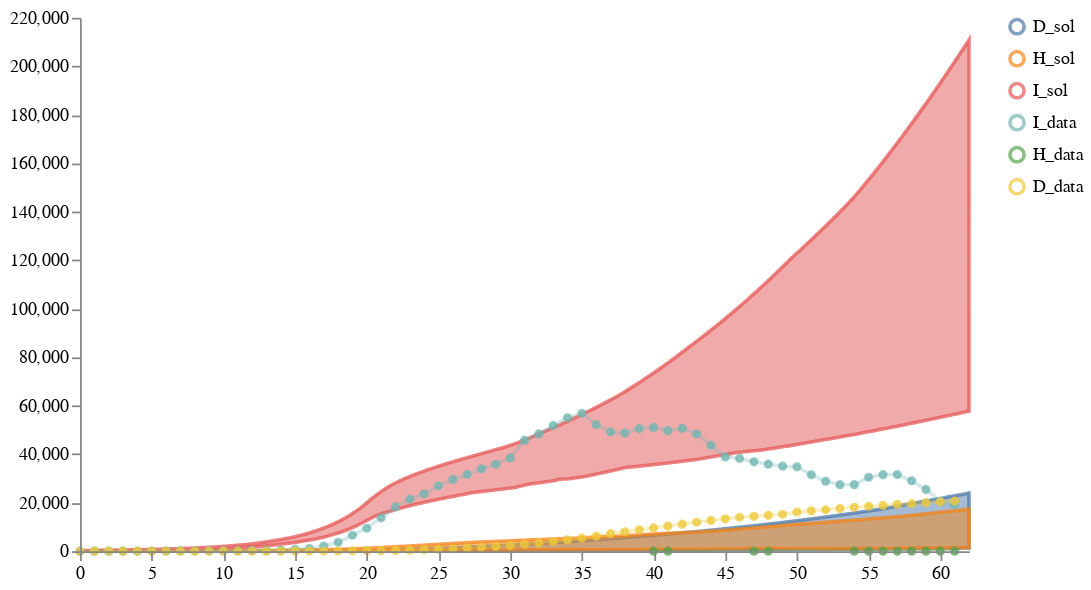

This figure's notebook cell:
### Code cell
num_samples = 100
models = [model1, model2, model3]
data_location = DATA_PATH + "NYS_T1_forecast1.csv"
weights = [0.2, 0.3, 0.5] # [1/len(models) for i in models]
solution_mappings = [{"I": "I", "H": "H", "D": "D"},
                     {"I": "infected", "H": "hospitalized", "D": "dead"}, 
                     {"I": "infected", "H": "hospitalized", "D": "dead"}
                     ]

# Run the calibration and sampling
result1B4 = load_and_calibrate_and_sample_ensemble_model(
    models,
    data_location,
    weights,
    solution_mappings,
    num_samples,
    timepoints1,
    verbose=True,
    total_population=19340000,
    num_iterations=N_ITERATIONS,
    time_unit="days",
    visual_options={"title": "Calibrated Ensemble", "keep":".*_sol"}
)

# Save results
# result1B4["data"].to_csv("../../notebook/ensemble_eval_sa/ensemble_results/partI_ensemble_of_many_results.csv", index=False)
# result1B4["quantiles"].to_csv("../../notebook/ensemble_eval_sa/ensemble_results/partI_ensemble_of_many_quantiles.csv", index=False)

# Plot results
schema = plots.trajectories(pd.DataFrame(result1B4["data"]), keep=".*_sol",
                            points=all_data1.reset_index(drop=True).rename(columns={"I":"I_data", "H":"H_data", "D":"D_data"}),
                           )
schema = plots.pad(schema, 5)
plots.ipy_display(schema)

### Figure 1 — Vega specification as saved in the notebook (floating-point values rounded to 4 significant figures; data arrays with more than 128 entries replaced by an {"elided": "..."} marker saying what was removed)
{"$schema": "https://vega.github.io/schema/vega/v5.json", "axes": [{"name": "x_axis", "orient": "bottom", "scale": "xscale", "zindex": 100}, {"name": "y_axis", "orient": "left", "scale": "yscale", "zindex": 100}], "data": [{"name": "distributions", "values": {"elided": "1863 records"}}, {"name": "traces", "transform": [{"expr": "isValid(datum.value)", "type": "filter"}], "values": []}, {"name": "points", "values": {"elided": "136 records"}}, {"name": "markers", "values": []}, {"name": "selected", "on": [{"remove": true, "trigger": "clear"}, {"remove": true, "trigger": "!shift"}, {"insert": "clicked", "trigger": "!shift && clicked"}, {"toggle": "clicked", "trigger": "shift && clicked"}]}], "height": 300, "legends": [{"encode": {"labels": {"interactive": true, "name": "legendLabel", "update": {"opacity": [{"test": "!length(data('selected')) || indata('selected', 'value', datum.value)", "value": 1}, {"value": 0.25}]}}, "symbols": {"interactive": true, "name": "legendSymbol", "update": {"fill": {"value": "transparent"}, "opacity": [{"test": "!length(data('selected')) || indata('selected', 'value', datum.value)", "value": 0.7}, {"value": 0.15}], "size": {"value": 64}, "strokeWidth": {"value": 2}}}}, "name": "color_legend", "stroke": "color"}], "marks": [{"from": {"facet": {"data": "points", "groupby": "trajectory", "name": "points_split"}}, "marks": [{"encode": {"hover": {"fillOpacity": {"value": 0.9}}, "update": {"fill": {"field": "trajectory", "scale": "color"}, "fillOpacity": [{"test": "!length(data('selected')) || indata('selected', 'value', datum.trajectory)", "value": 0.5}, {"value": 0.15}], "size": {"value": 10}, "stroke": {"field": "trajectory", "scale": "color"}, "strokeOpacity": [{"test": "!length(data('selected')) || indata('selected', 'value', datum.trajectory)", "value": 0.75}, {"value": 0.15}], "strokeWidth": {"value": 2}, "tooltip": {"field": "value"}, "x": {"field": "timepoint", "scale": "xscale"}, "y": {"field": "value", "scale": "yscale"}}}, "from": {"data": "points_split"}, "name": "_points_symbol", "type": "symbol", "zindex": 3}, {"encode": {"hover": {"fillOpacity": {"value": 0.9}}, "update": {"interpolate": {"value": "linear"}, "stroke": {"field": "trajectory", "scale": "color"}, "strokeOpacity": [{"test": "!length(data('selected')) || indata('selected', 'value', datum.trajectory)", "value": 0.3}, {"value": 0.1}], "strokeWidth": {"value": 2}, "x": {"field": "timepoint", "scale": "xscale"}, "y": {"field": "value", "scale": "yscale"}}}, "from": {"data": "points_split"}, "name": "_points_line", "type": "line", "zindex": 3}], "name": "_points", "type": "group", "zindex": 3}, {"from": {"facet": {"data": "traces", "groupby": "trajectory", "name": "traces_split"}}, "marks": [{"encode": {"hover": {"fillOpacity": {"value": 0.9}}, "update": {"interpolate": {"value": "linear"}, "stroke": {"field": "trajectory", "scale": "color"}, "strokeOpacity": [{"test": "!length(data('selected')) || indata('selected', 'value', datum.trajectory)", "value": 0.75}, {"value": 0.15}], "strokeWidth": {"value": 2}, "x": {"field": "timepoint", "scale": "xscale"}, "y": {"field": "value", "scale": "yscale"}}}, "from": {"data": "traces_split"}, "name": "_traces_lines", "type": "line"}], "name": "_traces", "type": "group", "zindex": 2}, {"from": {"facet": {"data": "distributions", "groupby": "trajectory", "name": "trajectory_split"}}, "marks": [{"encode": {"hover": {"fillOpacity": {"value": 0.9}}, "update": {"fill": {"field": "trajectory", "scale": "color"}, "fillOpacity": [{"test": "!length(data('selected')) || indata('selected', 'value', datum.trajectory)", "value": 0.5}, {"value": 0.15}], "interpolate": {"value": "linear"}, "stroke": {"field": "trajectory", "scale": "color"}, "strokeOpacity": [{"test": "!length(data('selected')) || indata('selected', 'value', datum.trajectory)", "value": 0.75}, {"value": 0.15}], "strokeWidth": {"value": 2}, "x": {"field": "timepoint", "scale": "xscale"}, "y": {"field": "upper", "scale": "yscale"}, "y2": {"field": "lower", "scale": "yscale"}}}, "from": {"data": "trajectory_split"}, "type": "area"}], "name": "_distributions", "type": "group", "zindex": 1}, {"marks": [{"encode": {"enter": {"stroke": {"value": "lightgray"}}, "update": {"opacity": {"value": 1}, "x": {"field": "timepoint", "scale": "xscale"}, "y": {"signal": "height"}, "y2": {"value": 0}}}, "from": {"data": "markers"}, "name": "_marker text", "type": "rule"}, {"encode": {"enter": {"fontSize": {"value": 8}, "text": {"field": "datum.label"}, "y": {"value": 0}}}, "from": {"data": "_marker text"}, "name": "_marker flags", "transform": [{"as": ["x", "_y", "opacity", "align", "baseline"], "lineAnchor": "start", "offset": [1], "size": {"signal": "[width, height]"}, "type": "label"}], "type": "text"}], "name": "_markers", "type": "group"}], "padding": 5, "scales": [{"domain": {"fields": [{"data": "distributions", "field": "timepoint"}, {"data": "traces", "field": "timepoint"}, {"data": "points", "field": "timepoint"}, {"data": "markers", "field": "timepoint"}]}, "name": "xscale", "range": "width", "type": "linear", "zero": false}, {"domain": {"fields": [{"data": "distributions", "field": "lower"}, {"data": "distributions", "field": "upper"}, {"data": "traces", "field": "value"}, {"data": "points", "field": "value"}]}, "name": "yscale", "nice": true, "range": "height", "type": "linear", "zero": true}, {"domain": {"fields": [{"data": "distributions", "field": "trajectory"}, {"data": "traces", "field": "trajectory"}, {"data": "points", "field": "trajectory"}]}, "name": "color", "range": "category", "type": "ordinal"}], "signals": [{"name": "clear", "on": [{"events": "mouseup[!event.item]", "force": true, "update": "true"}], "value": true}, {"name": "shift", "on": [{"events": "@legendSymbol:click, @legendLabel:click", "force": true, "update": "event.shiftKey"}], "value": false}, {"name": "clicked", "on": [{"events": "@legendSymbol:click, @legendLabel:click", "force": true, "update": "{value: datum.value}"}], "value": null}], "width": 500}
